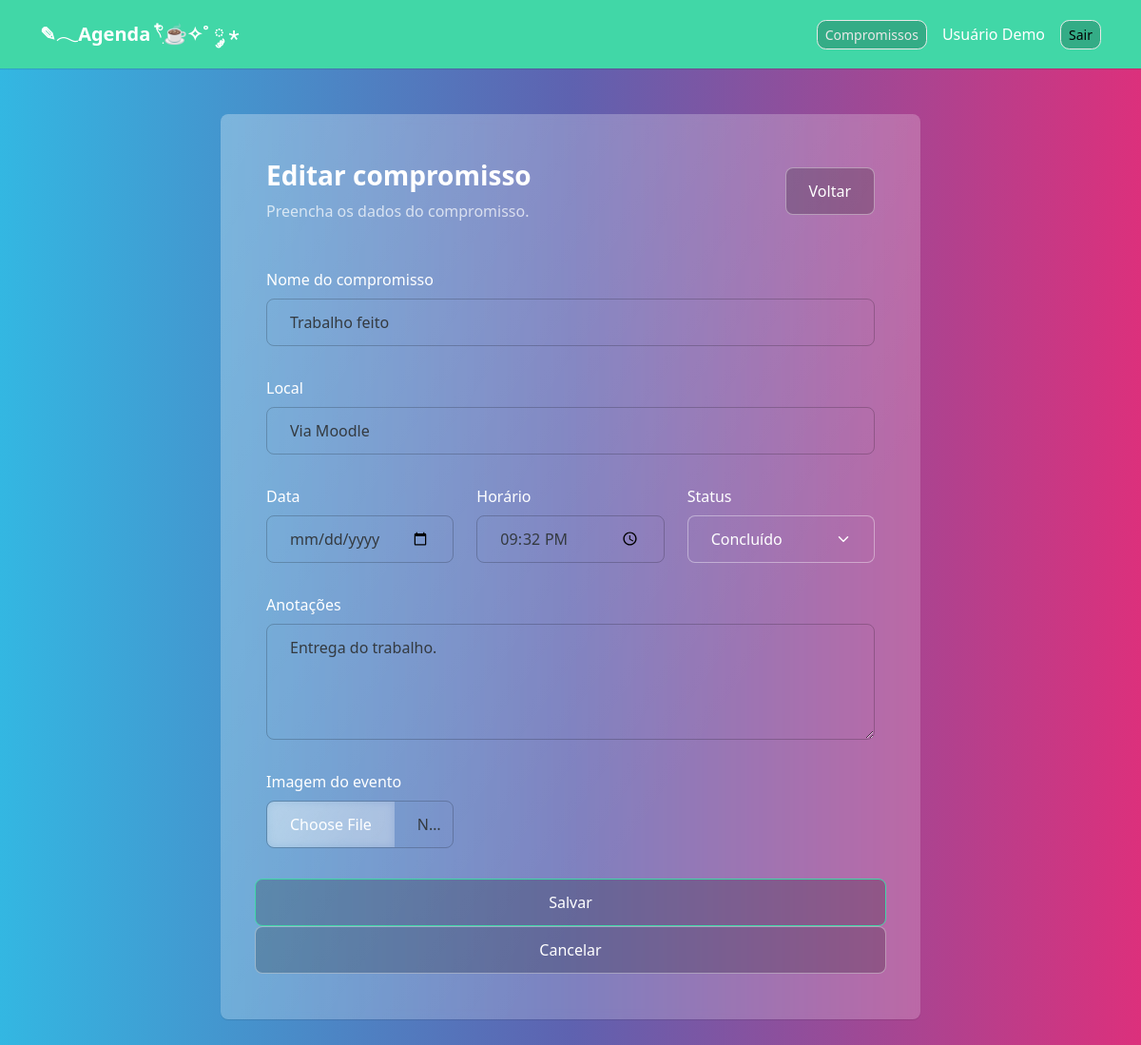
The page /index.php?acao=editar&id=3 (signed in) on the database its author committed.
### tables this page shows
CREATE TABLE IF NOT EXISTS agenda (
    id INT AUTO_INCREMENT PRIMARY KEY,
    nome VARCHAR(150) NOT NULL,
    local_compromisso VARCHAR(100) NOT NULL,
    data_compromisso DATETIME NOT NULL,
    horario TIME NOT NULL,
    status_evento VARCHAR(30) NOT NULL,
    observacoes TEXT,
    criado_em TIMESTAMP DEFAULT CURRENT_TIMESTAMP,
    imagem VARCHAR(255) NULL,
    usuario_id INT NOT NULL,
    CONSTRAINT fk_usuario FOREIGN KEY (usuario_id) REFERENCES usuarios(id)
);

### controllers/EventoController.php (called while the page is built, shortened)
<?php
require_once 'models/Evento.php';
require_once 'helpers/auth.php';
class EventoController
{
    private $modeloEvento;
    public function __construct()
    {
        $this->modeloEvento = new Evento();
    }
    public function editar()
    {
        $id = (int) $_GET['id'];
        $usuario = obterUsuarioAutenticado();
        $evento = $this->modeloEvento->buscarPorId($id, $usuario['id']);
        $acaoFormulario = 'atualizar';
        $tituloPagina = 'Editar compromisso';
        require 'views/eventos/formulario.php';
    }
}

### config/database.php (called while the page is built)
<?php
class Database
{
    private $host = 'localhost';
    private $nomeBanco = 'agenda_compromissos';
    private $usuario = 'root';
    private $senha = '';
    public function connect()
    {
        try {
            $conexao = new PDO(
                "mysql:host={$this->host};dbname={$this->nomeBanco};charset=utf8",
                $this->usuario,
                $this->senha
            );
            $conexao->setAttribute(PDO::ATTR_ERRMODE, PDO::ERRMODE_EXCEPTION);
            return $conexao;
        } catch (PDOException $erro) {
            die('Erro na conexão com o banco de dados: ' . $erro->getMessage());
        }
    }
}

### helpers/auth.php (called while the page is built, shortened)
<?php
function obterUsuarioAutenticado()
{
    return $_SESSION['usuario'] ?? null;
}

### models/Evento.php (called while the page is built, shortened)
<?php
require_once 'config/database.php';
class Evento
{
    private $conexao;
    public function __construct()
    {
        $bancoDeDados = new Database();
        $this->conexao = $bancoDeDados->connect();
    }
    public function buscarPorId($id, $usuarioId)
    {
        $sql = "SELECT * FROM agenda WHERE id = :id AND usuario_id = :usuario_id";
        $comando = $this->conexao->prepare($sql);
        $comando->bindValue(':id', $id, PDO::PARAM_INT);
        $comando->execute([':id' => $id, ':usuario_id' => $usuarioId]);
        return $comando->fetch(PDO::FETCH_ASSOC);
    }
}

### views/eventos/formulario.php (the view, shortened to what this page needs)
<?php require 'views/layout/header.php'; ?>
<div class="row justify-content-center">
    <div class="col-lg-8">
        <div class="card shadow-sm border-0">
            <div class="card-body p-4">
                <div class="d-flex justify-content-between align-items-center mb-4">
                    <div>
                        <h1 class="h3 mb-1"><?php echo $tituloPagina; ?></h1>
                        <p class="text-muted mb-0">Preencha os dados do compromisso.</p>
                    </div>
                    <a href="index.php" class="btn btn-outline-secondary">Voltar</a>
                </div>
                <form action="index.php?acao=<?php echo $acaoFormulario; ?>" method="POST" enctype="multipart/form-data">
                    <div class="mb-3">
                        <label for="nome" class="form-label">Nome do compromisso</label>
                        <input
                            type="text"
                            class="form-control"
                            id="nome"
                            name="nome"
                            value="<?php echo htmlspecialchars($evento['nome']); ?>"
                            required
                        >
                    </div>
                    <div class="mb-3">
                        <label for="local_compromisso" class="form-label">Local</label>
                        <input
                            type="text"
                            class="form-control"
                            id="local_compromisso"
                            name="local_compromisso"
                            value="<?php echo htmlspecialchars($evento['local_compromisso']); ?>"
                            required
                        >
                    </div>
                    <div class="row">
                        <div class="col-md-4 mb-3">
                            <label for="data_compromisso" class="form-label">Data</label>
                            <input
                                type="date"
                                class="form-control"
                                id="data_compromisso"
                                name="data_compromisso"
                                value="<?php echo htmlspecialchars($evento['data_compromisso']); ?>"
                                required
                            >
                        </div>
                                 <div class="col-md-4 mb-3">
                            <label for="horario" class="form-label">Horário</label>
                            <input
                                type="time"
                                class="form-control"
                                id="horario"
                                name="horario"
                                value="<?php echo htmlspecialchars($evento['horario']); ?>"
                                required
                            >
                        </div>
                        <div class="col-md-4 mb-3">
                            <label for="status_evento" class="form-label">Status</label>
                            <select class="form-select" id="status_evento" name="status_evento" required>
                                <option value="Concluído" <?php echo $evento['status_evento'] === 'Concluído' ? 'selected' : ''; ?>>Concluído</option>
                            </select>
                        </div>
                    </div>
                    <div class="mb-3">
                        <label for="observacoes" class="form-label">Anotações</label>
                        <textarea
                            class="form-control"
                            id="observacoes"
                            name="observacoes"
                            rows="4"
                        ><?php echo htmlspecialchars($evento['observacoes']); ?></textarea>
                    </div>
                    <div class="row">
                        <div class="col-md-4 mb-3">
                            <label for="imagem" class="form-label">Imagem do evento</label>
                            <input
                                type="file"
                                class="form-control"
                                id="imagem"
                                name="imagem"
                            >
                    </div>
                    <button type="submit" class="btn btn-success">Salvar</button>
                    <a href="index.php" class="btn btn-outline-secondary">Cancelar</a>
                </form>
            </div>
        </div>
    </div>
</div>
<?php require 'views/layout/footer.php'; ?>

### assets/css/style.css (style rules this page uses)
body { min-height: 100vh; }
.card { border-radius: 1rem; }

### rows shown on the page
agenda: nome "Trabalho feito", local_compromisso "Via Moodle", horario "21:32:00", status_evento "Concluído", observacoes "Entrega do trabalho."

### other values the page prints
$usuarioAutenticado['nome'] "Usuário Demo"
$tituloPagina "Editar compromisso"
